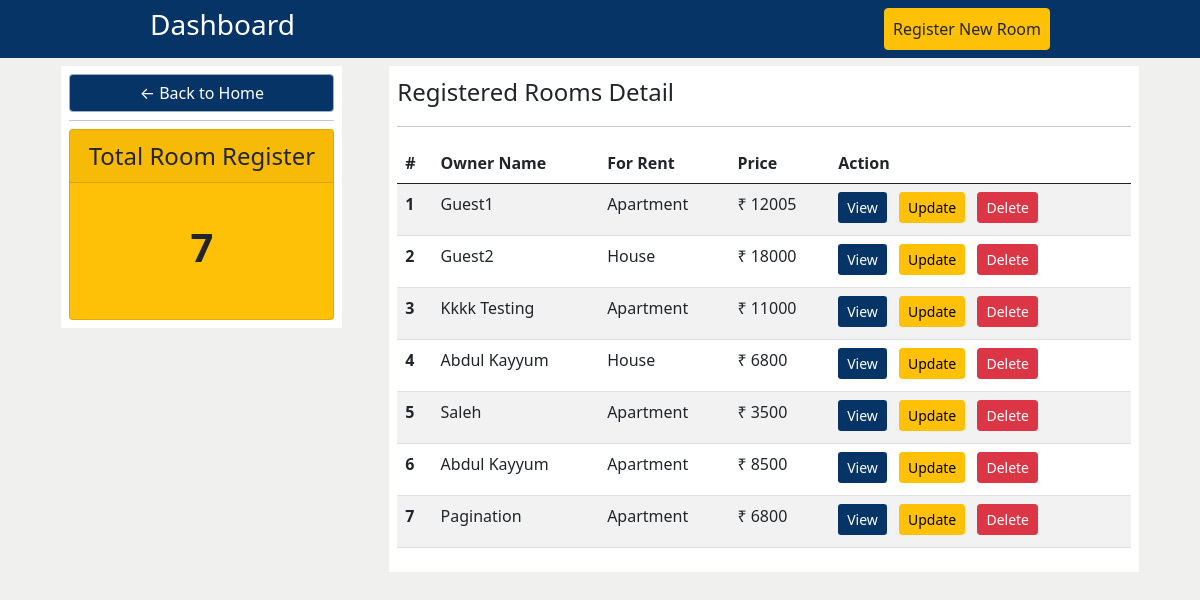
The page /dashboard/1 (signed in) on the database its author committed.
### guest/models.py (models this page shows, shortened)
class AddroomModel(models.Model):
    user = models.ForeignKey(User, on_delete=models.CASCADE)
    title = models.CharField(max_length=4, verbose_name='title')
    name = models.CharField(max_length=100, verbose_name='name')
    email = models.CharField(max_length=100, verbose_name='email')
    contact = models.CharField(max_length=100, verbose_name='conatact', blank=True, null=True)
    for_rent = models.CharField(max_length=20)
    water_supply = models.CharField(max_length=20)
    kitchen = models.CharField(max_length=20, blank=True, null=True)
    washroom = models.CharField(max_length=20)
    parking_space = models.CharField(max_length=20, blank=True, null=True)
    troom = models.PositiveIntegerField()
    address = models.CharField(max_length=200)
    nearest_city = models.CharField(max_length=100)
    price = models.PositiveIntegerField()
    country = models.CharField(max_length=100)
    state = models.CharField(max_length=100)
    district = models.CharField(max_length=100)
    pincode = models.PositiveIntegerField()
    desc = models.CharField(max_length=1000, default='')
    rmg1 = models.ImageField(default='image1.jpg', upload_to="roomImages")
    rmg2 = models.ImageField(default='image2.jpg', upload_to="roomImages")
    rmg3 = models.ImageField(default='image3.png', upload_to="roomImages")
    agreement = models.FileField(default='default_agreement.pdf', upload_to="roomAgreement")
    pub_date = models.DateTimeField(auto_now_add=True)

### guest/views.py (the view)
# urls.py: path('dashboard/<int:pk>', views.dashboard_view, name='dashboard'),
@login_required(login_url='login')
def dashboard_view(request, pk):
    context = {}
    user = User.objects.get(id=pk)
    allrooms = user.addroommodel_set.all()
    context['allrooms'] = allrooms
    return render(request, 'dashboard.html', context)

### guest/templates/dashboard.html (shortened to what this page needs)
{% load static %}
<!doctype html>
<html lang="en">
<head>
    <link href="https://cdn.jsdelivr.net/npm/bootstrap@5.1.0/dist/css/bootstrap.min.css" rel="stylesheet"
>
    <link rel="stylesheet" type="text/css" href="{% static 'css/dashboard.css' %}">
</head>
<body>
    <header class="custom-header">
        <nav class="navbar navbar-expand-lg navbar-dark">
            <div class="container-fluid custom-width text-white">
                <h3>Dashboard</h3>
                <div class="collapse navbar-collapse" id="navbarSupportedContent">
                    <ul class="navbar-nav ms-auto mb-2 mb-lg-0">
                        <li class="nav-item">
                            <a class="nav-link btn btn-warning text-dark" href="{% url 'addroom' %}">Register New
                                Room</a>
                        </li>
                    </ul>
                </div>
            </div>
        </nav>
    </header>
    <div class="container mb-auto">
        <div class="row p-2">
            <div class="col-md-3 mx-auto mb-2 h-100 text-center p-2 bg-custom">
                <div class="back-home">
                    <a class="btn btn-primary form-control" href="{% url 'index' %}" role="button">&#8592; Back to
                        Home</a>
                </div>
                <hr class="my-2">
                <div class="card mx-auto bg-warning" style="max-width: 18rem;">
                    <div class="card-header fs-4">Total Room Register</div>
                    <div class="card-body">
                        <h1 class="card-title p-4 fw-bold">{{allrooms.count}}</h1>
                    </div>
                </div>
            </div>
            <div class="col-md-8 mx-auto h-100 p-2 bg-custom">
                <p class="fs-4">Registered Rooms Detail </p>
                <hr>
                <div class="dashboard-content">
                    <table class="table table-striped">
                        <thead>
                            <tr>
                                <th scope="col">#</th>
                                <th scope="col">Owner Name</th>
                                <th scope="col">For Rent</th>
                                <th scope="col">Price</th>
                                <th scope="col">Action</th>
                            </tr>
                        </thead>
                        <tbody>
                            {% for room in allrooms %}
                            <tr>
                                <th scope="row">{{forloop.counter}}</th>
                                <td>{{room.name|lower|title}}</td>
                                <td>{{room.for_rent}}</td>
                                <td>&#8377; {{room.price}}</td>
                                <td>
                                    <a href="{% url 'room' room.id %}" class="btn btn-sm btn-primary mb-1 me-2">View</a>
                                    <a href="{% url 'update_room' room.id %}"
                                        class="btn btn-sm btn-warning mb-1 me-2">Update</a>
                                    <a href="{% url 'delete_room' room.id %}"
                                        class="btn btn-sm btn-danger mb-1 me-2">Delete</a>
                                </td>
                            </tr>
                            {% endfor %}
                        </tbody>
                    </table>
                </div>
            </div>
        </div>
    </div>
</body>
</html>

### staticAssets/css/dashboard.css (style rules this page uses)
body { background-color: #f0f1ef; }
.custom-header { background-color: #063466; }
.custom-width { width: 77%; }
.bg-custom { background-color: white; }
.btn-primary, .btn-primary:focus, .btn-primary:active { background-color: #063466; border-color: #06346665; color: #ffffff; }

### rows shown on the page
AddroomModel: name "Guest1", for_rent "Apartment", price "12005"
AddroomModel: name "Guest2", for_rent "House", price "18000"
AddroomModel: name "Kkkk Testing", for_rent "Apartment", price "11000"
AddroomModel: name "Abdul Kayyum", for_rent "House", price "6800"
AddroomModel: name "Saleh", for_rent "Apartment", price "3500"
AddroomModel: name "Abdul Kayyum", for_rent "Apartment", price "8500"
AddroomModel: name "Pagination", for_rent "Apartment", price "6800"

### other values the page prints
{{ allrooms.count }} "7"
